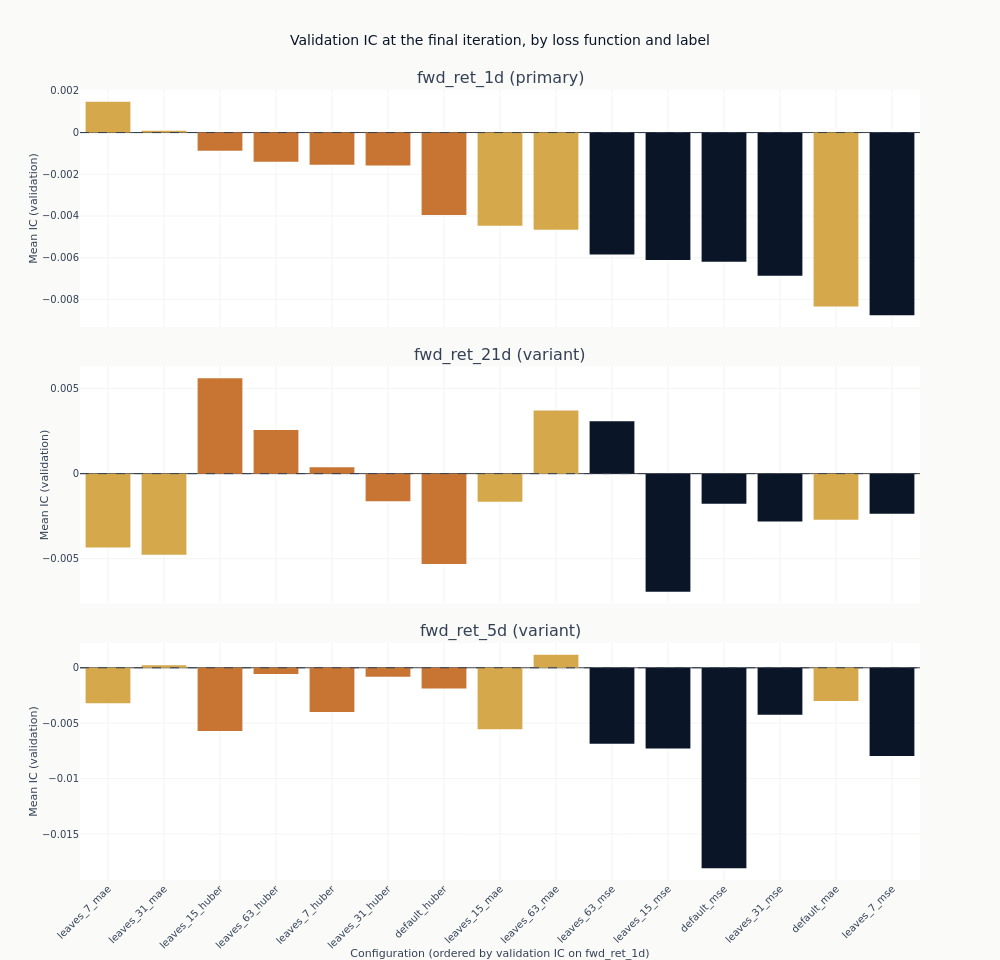

Notebook code cell kept with this figure:
### Markdown cell above
### Comparing every configuration at the same training length

The curves are coloured by objective because that is the axis with a mechanism behind it. If
heavy tails are steering the squared-error fits, the three colours should separate, and they
should separate more as trees are added, since each additional tree is fitted to the residuals
the previous ones left.

The chart below drops the checkpoint dimension by taking each configuration's final state, so
every configuration is compared at the same amount of training. That is the comparison that does
not require choosing anything after the fact.

### Code cell
final = (
    catalog.filter(pl.col("checkpoint_value") == pl.col("checkpoint_value").max().over("label"))
    .filter("full_coverage")
    .with_columns(objective=pl.col("config_name").map_elements(objective_of, return_dtype=pl.Utf8))
    .sort(["label", "ic_mean"], descending=[False, True])
)
final_iteration = int(final.get_column("checkpoint_value").max())
config_order = (
    final.filter(pl.col("label") == order_label)
    .sort("ic_mean", descending=True)
    .get_column("config_name")
    .to_list()
)

fig_obj = make_subplots(
    rows=len(panel_labels),
    cols=1,
    shared_xaxes=True,
    vertical_spacing=0.05,
    subplot_titles=[
        f"{label} ({'primary' if label == primary else 'variant'})" for label in panel_labels
    ],
)
for row, label in enumerate(panel_labels, start=1):
    panel = final.filter(pl.col("label") == label)
    fig_obj.add_trace(
        go.Bar(
            x=panel.get_column("config_name").to_list(),
            y=panel.get_column("ic_mean").to_list(),
            marker_color=[objectives[value] for value in panel.get_column("objective")],
        ),
        row=row,
        col=1,
    )
    fig_obj.add_hline(
        y=0, line_width=1, line_dash="dash", line_color=COLORS["neutral"], row=row, col=1
    )
    fig_obj.update_yaxes(title_text="Mean IC (validation)", row=row, col=1)
fig_obj.update_xaxes(
    categoryorder="array",
    categoryarray=config_order,
    tickangle=-45,
    title_text=f"Configuration (ordered by validation IC on {order_label})",
    row=len(panel_labels),
    col=1,
)
fig_obj.update_layout(
    title="Validation IC at the final iteration, by loss function and label",
    height=320 * len(panel_labels),
    width=1000,
    showlegend=False,
    margin=dict(t=90),
)
show_plotly_with_alt(
    fig_obj,
    "Stacked bar charts of mean validation information coefficient at the final boosting "
    "iteration, one panel per label, coloured by loss function: blue for squared error, amber for "
    "absolute error, copper for Huber. The configurations are in the same order in each panel, "
    f"that order being their ranking on {order_label}, and each panel carries a dashed zero "
    "line. In the one-day panel two amber absolute-error bars clear the line and the other "
    "thirteen hang below it, with the blue squared-error bars longest and grouped at the right of "
    "the order. The 21-day panel puts five bars above the line, three copper Huber, one amber and "
    "one blue. The five-day panel puts two amber bars barely above it and everything else below, "
    "with one squared-error bar far longer than any other in the figure.",
)

### Figure 1 — Plotly figure (JSON) as saved in the notebook; plotly's stock layout.template omitted (floating-point values rounded to 4 significant figures)
{"data": [{"marker": {"color": ["#D4A84B", "#D4A84B", "#C87533", "#C87533", "#C87533", "#C87533", "#C87533", "#D4A84B", "#D4A84B", "#0a1628", "#0a1628", "#0a1628", "#0a1628", "#D4A84B", "#0a1628"]}, "type": "bar", "x": ["leaves_7_mae", "leaves_31_mae", "leaves_15_huber", "leaves_63_huber", "leaves_7_huber", "leaves_31_huber", "default_huber", "leaves_15_mae", "leaves_63_mae", "leaves_63_mse", "leaves_15_mse", "default_mse", "leaves_31_mse", "default_mae", "leaves_7_mse"], "xaxis": "x", "y": [0.001473, 8.541e-05, -0.0008715, -0.001394, -0.001541, -0.001579, -0.003951, -0.004471, -0.004658, -0.005855, -0.006114, -0.006201, -0.006869, -0.008347, -0.00876], "yaxis": "y"}, {"marker": {"color": ["#C87533", "#D4A84B", "#0a1628", "#C87533", "#C87533", "#C87533", "#D4A84B", "#0a1628", "#0a1628", "#D4A84B", "#0a1628", "#D4A84B", "#D4A84B", "#C87533", "#0a1628"]}, "type": "bar", "x": ["leaves_15_huber", "leaves_63_mae", "leaves_63_mse", "leaves_63_huber", "leaves_7_huber", "leaves_31_huber", "leaves_15_mae", "default_mse", "leaves_7_mse", "default_mae", "leaves_31_mse", "leaves_7_mae", "leaves_31_mae", "default_huber", "leaves_15_mse"], "xaxis": "x2", "y": [0.005599, 0.003716, 0.00308, 0.002571, 0.0003762, -0.001629, -0.001648, -0.001775, -0.002364, -0.002712, -0.002808, -0.004343, -0.004762, -0.00531, -0.006934], "yaxis": "y2"}, {"marker": {"color": ["#D4A84B", "#D4A84B", "#C87533", "#C87533", "#C87533", "#D4A84B", "#D4A84B", "#C87533", "#0a1628", "#D4A84B", "#C87533", "#0a1628", "#0a1628", "#0a1628", "#0a1628"]}, "type": "bar", "x": ["leaves_63_mae", "leaves_31_mae", "leaves_63_huber", "leaves_31_huber", "default_huber", "default_mae", "leaves_7_mae", "leaves_7_huber", "leaves_31_mse", "leaves_15_mae", "leaves_15_huber", "leaves_63_mse", "leaves_15_mse", "leaves_7_mse", "default_mse"], "xaxis": "x3", "y": [0.001166, 0.0002163, -0.0005702, -0.000806, -0.001867, -0.003009, -0.003205, -0.003985, -0.004236, -0.005548, -0.005706, -0.006844, -0.007279, -0.007962, -0.01808], "yaxis": "y3"}], "layout": {"annotations": [{"font": {"size": 16}, "showarrow": false, "text": "fwd_ret_1d (primary)", "x": 0.5, "xanchor": "center", "xref": "paper", "y": 1.0, "yanchor": "bottom", "yref": "paper"}, {"font": {"size": 16}, "showarrow": false, "text": "fwd_ret_21d (variant)", "x": 0.5, "xanchor": "center", "xref": "paper", "y": 0.65, "yanchor": "bottom", "yref": "paper"}, {"font": {"size": 16}, "showarrow": false, "text": "fwd_ret_5d (variant)", "x": 0.5, "xanchor": "center", "xref": "paper", "y": 0.3, "yanchor": "bottom", "yref": "paper"}], "height": 960, "margin": {"t": 90}, "shapes": [{"line": {"color": "#334155", "dash": "dash", "width": 1}, "type": "line", "x0": 0, "x1": 1, "xref": "x domain", "y0": 0, "y1": 0, "yref": "y"}, {"line": {"color": "#334155", "dash": "dash", "width": 1}, "type": "line", "x0": 0, "x1": 1, "xref": "x2 domain", "y0": 0, "y1": 0, "yref": "y2"}, {"line": {"color": "#334155", "dash": "dash", "width": 1}, "type": "line", "x0": 0, "x1": 1, "xref": "x3 domain", "y0": 0, "y1": 0, "yref": "y3"}], "showlegend": false, "title": {"text": "Validation IC at the final iteration, by loss function and label"}, "width": 1000, "xaxis": {"anchor": "y", "domain": [0.0, 1.0], "matches": "x3", "showticklabels": false}, "xaxis2": {"anchor": "y2", "domain": [0.0, 1.0], "matches": "x3", "showticklabels": false}, "xaxis3": {"anchor": "y3", "categoryarray": ["leaves_7_mae", "leaves_31_mae", "leaves_15_huber", "leaves_63_huber", "leaves_7_huber", "leaves_31_huber", "default_huber", "leaves_15_mae", "leaves_63_mae", "leaves_63_mse", "leaves_15_mse", "default_mse", "leaves_31_mse", "default_mae", "leaves_7_mse"], "categoryorder": "array", "domain": [0.0, 1.0], "tickangle": -45, "title": {"text": "Configuration (ordered by validation IC on fwd_ret_1d)"}}, "yaxis": {"anchor": "x", "domain": [0.7, 1.0], "title": {"text": "Mean IC (validation)"}}, "yaxis2": {"anchor": "x2", "domain": [0.35, 0.65], "title": {"text": "Mean IC (validation)"}}, "yaxis3": {"anchor": "x3", "domain": [0.0, 0.3], "title": {"text": "Mean IC (validation)"}}}}
